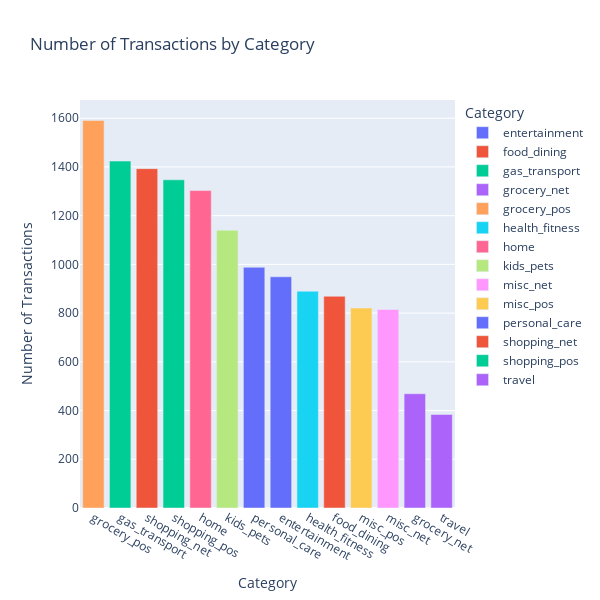

Source (notebook cell):
### Code cell
#Grouping by 'category' and count unique 'trans_num'

category_counts = df.groupby('category')['trans_num'].nunique().reset_index(name='transaction_count')

#Creating and displaying the plot
fig = px.bar(
    category_counts, x='category', y='transaction_count',
    hover_data=['category', 'transaction_count'], color='category',
    labels={'transaction_count': 'Number of Transactions', 'category': 'Category'},
    title='Number of Transactions by Category', height=600, width=600
)
fig.update_layout(xaxis={'categoryorder':'total descending'}) 
fig.show()

### Figure 1 — Plotly figure (JSON) as saved in the notebook; plotly's stock layout.template omitted (floating-point values rounded to 4 significant figures)
{"data": [{"alignmentgroup": "True", "hovertemplate": "Category=%{x}<br>Number of Transactions=%{y}<extra></extra>", "legendgroup": "entertainment", "marker": {"color": "#636efa", "pattern": {"shape": ""}}, "name": "entertainment", "offsetgroup": "entertainment", "orientation": "v", "showlegend": true, "textposition": "auto", "type": "bar", "x": ["entertainment"], "xaxis": "x", "y": [949], "yaxis": "y"}, {"alignmentgroup": "True", "hovertemplate": "Category=%{x}<br>Number of Transactions=%{y}<extra></extra>", "legendgroup": "food_dining", "marker": {"color": "#EF553B", "pattern": {"shape": ""}}, "name": "food_dining", "offsetgroup": "food_dining", "orientation": "v", "showlegend": true, "textposition": "auto", "type": "bar", "x": ["food_dining"], "xaxis": "x", "y": [869], "yaxis": "y"}, {"alignmentgroup": "True", "hovertemplate": "Category=%{x}<br>Number of Transactions=%{y}<extra></extra>", "legendgroup": "gas_transport", "marker": {"color": "#00cc96", "pattern": {"shape": ""}}, "name": "gas_transport", "offsetgroup": "gas_transport", "orientation": "v", "showlegend": true, "textposition": "auto", "type": "bar", "x": ["gas_transport"], "xaxis": "x", "y": [1424], "yaxis": "y"}, {"alignmentgroup": "True", "hovertemplate": "Category=%{x}<br>Number of Transactions=%{y}<extra></extra>", "legendgroup": "grocery_net", "marker": {"color": "#ab63fa", "pattern": {"shape": ""}}, "name": "grocery_net", "offsetgroup": "grocery_net", "orientation": "v", "showlegend": true, "textposition": "auto", "type": "bar", "x": ["grocery_net"], "xaxis": "x", "y": [469], "yaxis": "y"}, {"alignmentgroup": "True", "hovertemplate": "Category=%{x}<br>Number of Transactions=%{y}<extra></extra>", "legendgroup": "grocery_pos", "marker": {"color": "#FFA15A", "pattern": {"shape": ""}}, "name": "grocery_pos", "offsetgroup": "grocery_pos", "orientation": "v", "showlegend": true, "textposition": "auto", "type": "bar", "x": ["grocery_pos"], "xaxis": "x", "y": [1591], "yaxis": "y"}, {"alignmentgroup": "True", "hovertemplate": "Category=%{x}<br>Number of Transactions=%{y}<extra></extra>", "legendgroup": "health_fitness", "marker": {"color": "#19d3f3", "pattern": {"shape": ""}}, "name": "health_fitness", "offsetgroup": "health_fitness", "orientation": "v", "showlegend": true, "textposition": "auto", "type": "bar", "x": ["health_fitness"], "xaxis": "x", "y": [890], "yaxis": "y"}, {"alignmentgroup": "True", "hovertemplate": "Category=%{x}<br>Number of Transactions=%{y}<extra></extra>", "legendgroup": "home", "marker": {"color": "#FF6692", "pattern": {"shape": ""}}, "name": "home", "offsetgroup": "home", "orientation": "v", "showlegend": true, "textposition": "auto", "type": "bar", "x": ["home"], "xaxis": "x", "y": [1303], "yaxis": "y"}, {"alignmentgroup": "True", "hovertemplate": "Category=%{x}<br>Number of Transactions=%{y}<extra></extra>", "legendgroup": "kids_pets", "marker": {"color": "#B6E880", "pattern": {"shape": ""}}, "name": "kids_pets", "offsetgroup": "kids_pets", "orientation": "v", "showlegend": true, "textposition": "auto", "type": "bar", "x": ["kids_pets"], "xaxis": "x", "y": [1140], "yaxis": "y"}, {"alignmentgroup": "True", "hovertemplate": "Category=%{x}<br>Number of Transactions=%{y}<extra></extra>", "legendgroup": "misc_net", "marker": {"color": "#FF97FF", "pattern": {"shape": ""}}, "name": "misc_net", "offsetgroup": "misc_net", "orientation": "v", "showlegend": true, "textposition": "auto", "type": "bar", "x": ["misc_net"], "xaxis": "x", "y": [815], "yaxis": "y"}, {"alignmentgroup": "True", "hovertemplate": "Category=%{x}<br>Number of Transactions=%{y}<extra></extra>", "legendgroup": "misc_pos", "marker": {"color": "#FECB52", "pattern": {"shape": ""}}, "name": "misc_pos", "offsetgroup": "misc_pos", "orientation": "v", "showlegend": true, "textposition": "auto", "type": "bar", "x": ["misc_pos"], "xaxis": "x", "y": [821], "yaxis": "y"}, {"alignmentgroup": "True", "hovertemplate": "Category=%{x}<br>Number of Transactions=%{y}<extra></extra>", "legendgroup": "personal_care", "marker": {"color": "#636efa", "pattern": {"shape": ""}}, "name": "personal_care", "offsetgroup": "personal_care", "orientation": "v", "showlegend": true, "textposition": "auto", "type": "bar", "x": ["personal_care"], "xaxis": "x", "y": [988], "yaxis": "y"}, {"alignmentgroup": "True", "hovertemplate": "Category=%{x}<br>Number of Transactions=%{y}<extra></extra>", "legendgroup": "shopping_net", "marker": {"color": "#EF553B", "pattern": {"shape": ""}}, "name": "shopping_net", "offsetgroup": "shopping_net", "orientation": "v", "showlegend": true, "textposition": "auto", "type": "bar", "x": ["shopping_net"], "xaxis": "x", "y": [1393], "yaxis": "y"}, {"alignmentgroup": "True", "hovertemplate": "Category=%{x}<br>Number of Transactions=%{y}<extra></extra>", "legendgroup": "shopping_pos", "marker": {"color": "#00cc96", "pattern": {"shape": ""}}, "name": "shopping_pos", "offsetgroup": "shopping_pos", "orientation": "v", "showlegend": true, "textposition": "auto", "type": "bar", "x": ["shopping_pos"], "xaxis": "x", "y": [1347], "yaxis": "y"}, {"alignmentgroup": "True", "hovertemplate": "Category=%{x}<br>Number of Transactions=%{y}<extra></extra>", "legendgroup": "travel", "marker": {"color": "#ab63fa", "pattern": {"shape": ""}}, "name": "travel", "offsetgroup": "travel", "orientation": "v", "showlegend": true, "textposition": "auto", "type": "bar", "x": ["travel"], "xaxis": "x", "y": [384], "yaxis": "y"}], "layout": {"barmode": "relative", "height": 600, "legend": {"title": {"text": "Category"}, "tracegroupgap": 0}, "title": {"text": "Number of Transactions by Category"}, "width": 600, "xaxis": {"anchor": "y", "categoryarray": ["entertainment", "food_dining", "gas_transport", "grocery_net", "grocery_pos", "health_fitness", "home", "kids_pets", "misc_net", "misc_pos", "personal_care", "shopping_net", "shopping_pos", "travel"], "categoryorder": "total descending", "domain": [0, 1], "title": {"text": "Category"}}, "yaxis": {"anchor": "x", "domain": [0, 1], "title": {"text": "Number of Transactions"}}}}
